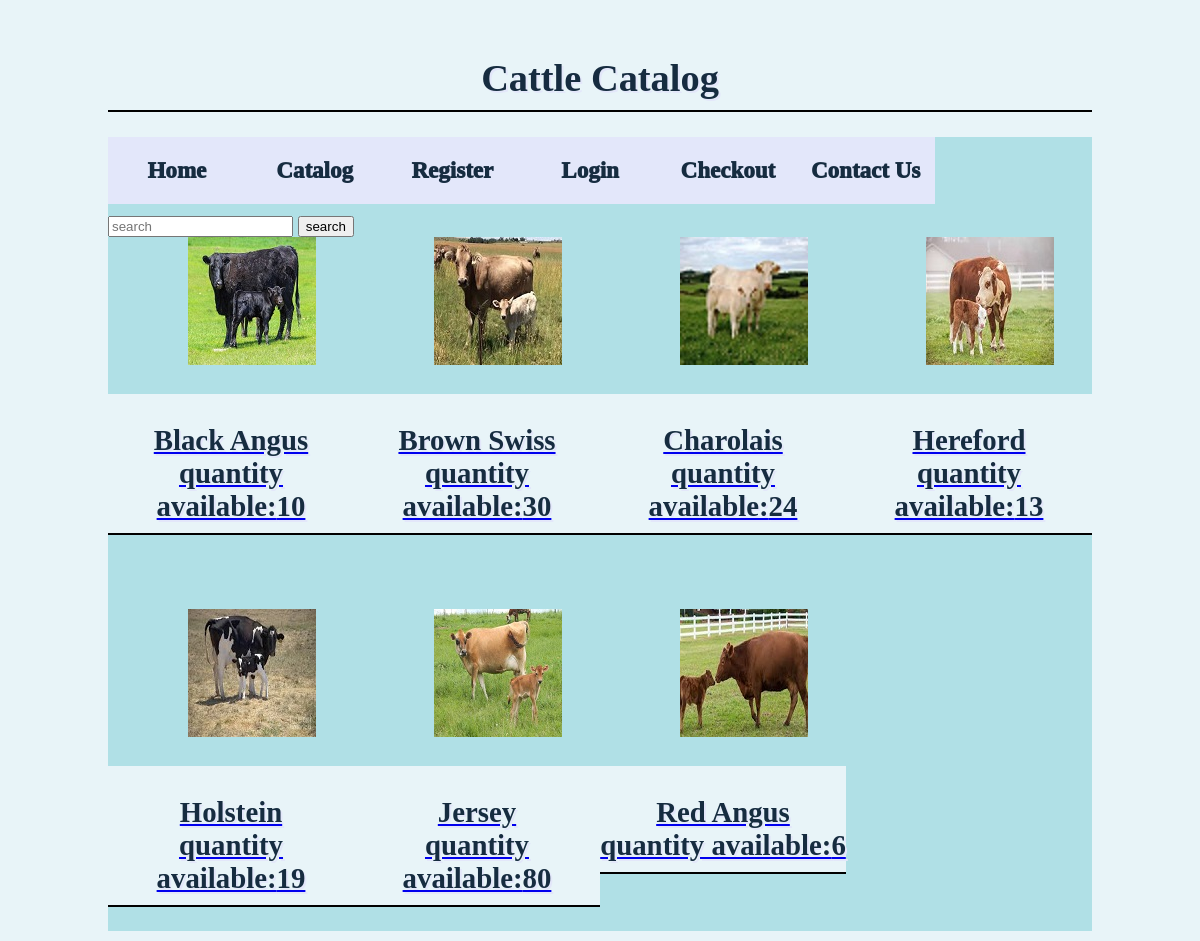
Screenshot of /catalog.php with the database file from the repository.
### tables this page shows
create table products (product_ID int AUTO_INCREMENT Not Null, product_name varchar(22) NOT NULL, image_link varchar(122), price float, quantity float, PRIMARY KEY (product_ID));

### catalog.php (the view, shortened to what this page needs)
<!DOCTYPE html>
<html lang="en-us">
<head>
	<link type="text/css" rel="stylesheet" href="style.css" media="screen">
</head>
<body>
<h1>Cattle Catalog</h1>
<?php include 'navbar.php'; ?>
	<div id="main">
		<div id='search'>
			<form action='catalog.php' method='get'>
				<input type='text' name='search' placeholder='search'></input>
				<input type='submit' value='search'></input>
			</form>
		</div>
		<div class="container">
		<?php
			include 'db_conn.php';
			if(isset($_GET['search'])){
				$sql_query = "SELECT product_ID, image_link, product_name, quantity FROM cows.products WHERE product_name=".'"'.$_GET['search'].'"';
			}else{
				$sql_query = "SELECT product_ID, image_link, product_name, quantity FROM cows.products";
			}
			$result = $conn->query($sql_query);
			if ($result->num_rows > 0) {
  				while($row = $result->fetch_assoc()) {
					$image_file_name = explode('.',$row['image_link']);
					echo '<div class="catalog">';
					echo '<a href="product.php?id='.$row['product_ID'].'">';
					echo '<img src="Images/'.$image_file_name[0].'_thumbnail.'.$image_file_name[1].'" alt="No images available"></img>';
					echo '<h2>'.$row['product_name'].' <br> quantity available:'.$row['quantity'].'</h2>';
    				echo '</a>';
					echo '</div>';
  				}
			} else {
  				echo "0 results";
			}
		?>
		</div>
	</div>
</body>
</html>

### navbar.php (shortened to what this page needs)
<?php
	echo '<div id="navbar"> <div> <ol>';
			echo '<li><a href="index.php">Home</a></li>';
			echo '<li><a href="catalog.php">Catalog</a></li>  ';
			echo '<li><a href="register.php">Register</a></li>';
			if(isset($_SESSION['cust_ID'])){
				echo '<li><a href="account.php">Account</a></li>';
			}else{
				echo '<li><a href="login.php">Login</a></li>';
			}
			echo '<li><a href="checkout.php">Checkout</a></li>';
			echo '<li><a href="contact.php">Contact Us</a></li>';
		echo '</ol>';
	echo '</div> </div>';
?>

### style.css (style rules this page uses)
body { background-color: #e8f4f8; color: #162C40; font-size: 1.2em; font-weight: normal; text-align: left; margin-left: 10%; margin-right: 10%; padding-bottom:10px; width:82%; min-width: 720px; margin: 0 auto; }
h1,h2 { text-shadow: 2px 2px #e3e7fa; background-color: #e8f4f8; color:#162C40; font-weight: bold; font-family:"Bookman Old Style",bookman,serif; text-align: center; border-bottom: 2px solid black; margin-top, margin-bottom:20px; padding:30px 0px 10px 0px; }
div div { background-color: powderblue ; clear: left; }
div { clear: left; background-color: #e3e7fa; font-weight: 1000; padding-top,padding-bottom: 20px; margin-top,margin-bottom: 30px; }
div h2 { text-align: center; background-color: none; }
div ol { list-style-type: none; font-size: 1.2em; overflow: hidden; margin:0px; padding: 0px; }
div ol li { float: left; width:14%; padding-top:0px; padding-bottom:10px; }
div ol a:link, div ol a:visited { display: block; background-color: #e3e7fa; text-decoration: none; text-align: center; padding-top:20px; padding-bottom:20px; color:#162C40; }
.catalog img { text-align:center; padding-left:80px; }
.container { display:grid; grid-template-columns: 1fr 1fr 1fr 1fr; row-gap: 50px; }

### rows the page displays
products: shows a picture, product_name "Black Angus", quantity "10"
products: shows a picture, product_name "Brown Swiss", quantity "30"
products: shows a picture, product_name "Charolais", quantity "24"
products: shows a picture, product_name "Hereford", quantity "13"
products: shows a picture, product_name "Holstein", quantity "19"
products: shows a picture, product_name "Jersey", quantity "80"
products: shows a picture, product_name "Red Angus", quantity "6"
